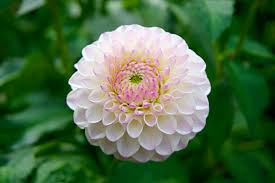
#> input picture src/Images and Videos/flower.jpg, 275 x 183 px
$ python Prewitt_edge_detection.py
#> lines starting #> are read from the running program, lines starting #| are printed output that depends on the picture
import numpy as np
import matplotlib.pyplot as plt
import cv2
import math

'''
Same as Sobel except the kernel is different i.e Gx and Gy
'''

def mult(x,y):
	c = 0
	for i in range(len(x)):
		for j in range(len(y[0])):
			c += x[i][j]*y[i][j]
	if c<0:
		return 0
	elif c>255:
		return 255
	else:
		return c

Gx = np.array([[-1,-1,-1],[-2,0,2],[1,1,1]])
Gy = np.array([[1,1,1],[0,0,0],[-1,-1,-1]])

print(len(Gx))

# Read image as grayscale

img_path = "../Images and Videos/flower.jpg"
image = cv2.imread(img_path,cv2.IMREAD_GRAYSCALE)
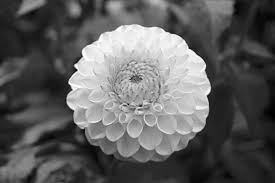
#> image: shape (183, 275); min 0, max 255, mean 94.2

# remove noise
image = cv2.GaussianBlur(image,(3,3),0)

plt.subplot(1,5,1)
plt.title("Original Image (I)")
plt.imshow(image,cmap = "gray")

(h,w) = image.shape
#> h = 183; w = 275
imgx = np.array([[0]*(w-2)]*(h-2))
imgy = np.array([[0]*(w-2)]*(h-2))
img = np.array([[0]*(w-2)]*(h-2))
print(imgx.shape)
#| (181, 273)
print(image.shape)
#| (183, 275)
for i in range(0,h-2):
	for j in range(0,w-2):
		x = np.array(image[i:i+3,j:j+3])
		imgx[i][j] = mult(x,Gx)
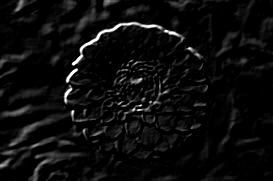
#> imgx: shape (181, 273) int64; min 0, max 255, mean 12.5

plt.subplot(1,5,2)
plt.title("I*Gx")
plt.imshow(imgx,cmap = "gray")

for i in range(0,h-2):
	for j in range(0,w-2):
		y = np.array(image[i:i+3,j:j+3])
		imgy[i][j] = mult(y,Gy)
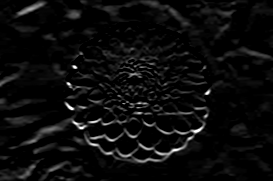
#> imgy: shape (181, 273) int64; min 0, max 255, mean 11.9
plt.subplot(1,5,3)
plt.title("I*Gy")
plt.imshow(imgy,cmap = "gray")


for i in range(imgx.shape[0]):
	for j in range(imgx.shape[1]):
		img[i][j] = math.sqrt((imgx[i][j]*2)+(imgy[i][j]*2))
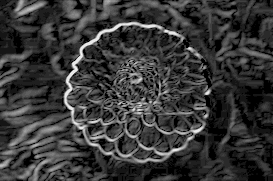
#> img: shape (181, 273) int64; min 0, max 24, mean 5.3; drawn with min black and max white

plt.subplot(1,5,4)
plt.title("Edge Detection using Prewitt")
plt.imshow(img,cmap = "gray")

th = int(input("Enter Threshold Value: ")) # th = 10
#> the answer given: 100
(h,w) = img.shape
print(h,w)
#| 181 273

for i in range(h):
	for j in range(w):
		if img[i][j] > th:
			img[i][j] = 255
		else:
			img[i][j] = 0
#> img: shape (181, 273) int64; every value is 0
plt.subplot(1,5,5)
plt.title("Threshold Image")
plt.imshow(img,cmap = "gray")
plt.show()
